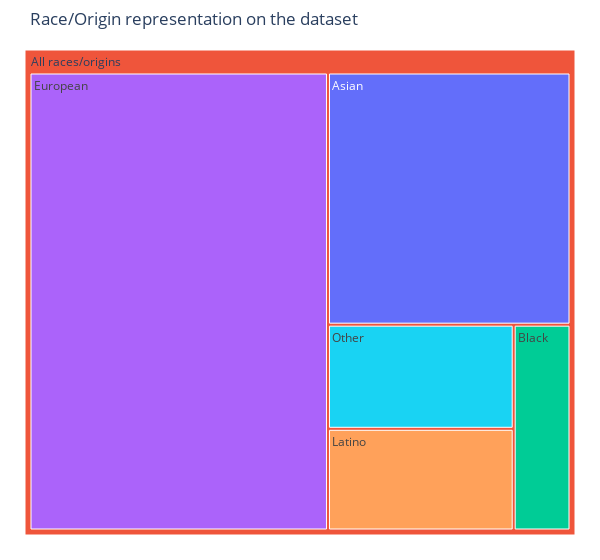

Source (notebook cell):
### Markdown cell above
Proportion of different origins

### Code cell
fig = px.treemap(dataset_unique_iid, path=[px.Constant("All races/origins"), "race"], color=dataset_unique_iid["race"], 
            title="Race/Origin representation on the dataset", width=600)
fig.update_layout(margin = dict(t=50, l=25, r=25, b=25))
fig.show()

### Figure 1 — Plotly figure (JSON) as saved in the notebook; plotly's stock layout.template omitted (floating-point values rounded to 4 significant figures)
{"data": [{"branchvalues": "total", "customdata": [["Asian"], ["(?)"], ["Black"], ["European"], ["Latino"], ["Other"]], "domain": {"x": [0, 1], "y": [0, 1]}, "hovertemplate": "labels=%{label}<br>count=%{value}<br>parent=%{parent}<br>id=%{id}<br>race=%{customdata[0]}<extra></extra>", "ids": ["All races/origins/Asian", "All races/origins", "All races/origins/Black", "All races/origins/European", "All races/origins/Latino", "All races/origins/Other"], "labels": ["Asian", "All races/origins", "Black", "European", "Latino", "Other"], "marker": {"colors": ["#636efa", "#EF553B", "#00cc96", "#ab63fa", "#FFA15A", "#19d3f3"]}, "name": "", "parents": ["All races/origins", "", "All races/origins", "All races/origins", "All races/origins", "All races/origins"], "type": "treemap", "values": [136, 551, 26, 304, 42, 43]}], "layout": {"legend": {"tracegroupgap": 0}, "margin": {"b": 25, "l": 25, "r": 25, "t": 50}, "title": {"text": "Race/Origin representation on the dataset"}, "width": 600}}
